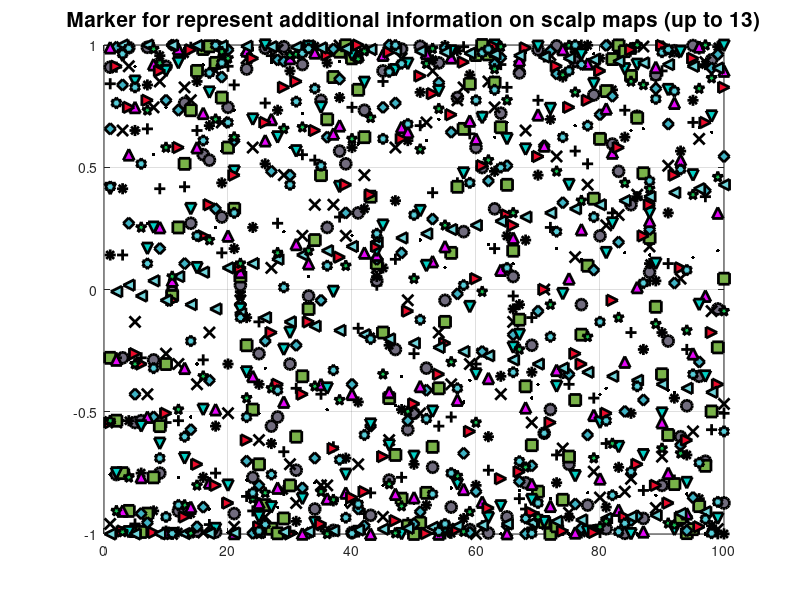

The MATLAB script that drew this image: (Note: this script raises an error after producing the figure.)
clear all
close all
clc

figure
marker_type = {'+','o','*','.','x','s','d','^','v','>','<','p','h'};
t = 1:100;
for i=1:length(marker_type)
    plot(t,sin(i*t),marker_type{i}, 'LineWidth',2, 'MarkerEdgeColor','k',...
                'MarkerFaceColor',[rand rand rand], 'MarkerSize',8);
    hold on
end
grid on
hold off
title('Marker for represent additional information on scalp maps (up to 13)', 'fontSize', 15);


            
figure
ni=6;
ni_colors = colormap(cool(ni));
Y = rand(ni);
h = bar('v6',Y);
for i=1:ni
    %use RGB
    set(h(i),'facecolor',[ni_colors(i,1) ni_colors(i,2) ni_colors(i,3)]);
end
grid on
title('4 INDEPENDENT VARIABLES REPRSENTATION');

%%

%++++++++++++++++++++++ SELECTED OBSERVATION RESULTS ++++++++++++++++++++++
% 1.) DISTRIBUTION AND RELEVANCY OF WORDS ON DATA SAMPLES (SECTION A)
words_line = zeros(1, length(conf_struct.dictionary(1:end/2)));
words_relevancy = sort(conf_struct.words_disc_powers, 'descend'); % Organize relevancies
temp = words_relevancy > 0;                                       % Positios of A relvancies
words_relevancy_A = words_relevancy(temp);                        % Extract positive values
words_relevancy_B = words_relevancy(~temp);                       % Extract negative values
word_A_color = colormap(summer(length(words_relevancy_A)));       % RGB values for positives
word_B_color = colormap(gray(length(words_relevancy_B)));         % RGB values for negatives
plot_legend = cell(1, conf_struct.nwords);

% plot words location accoridng to relevancy
pos = 0;
figure
for i=1:conf_struct.nwords % Going from higher to lower significancy
    
    % Search and plot current word
    word_rank = sum((1:conf_struct.nwords).*(conf_struct.words_disc_powers == words_relevancy(i)));
    word_pos = (conf_struct.dictionary(1:end/2) == word_rank)';
    
    % Chech if the word exists on section and save legend
    if (sum(word_pos) > 0)
        word_percentage = (sum(word_pos)/conf_struct.section_size)*100;
        plot_legend{i} = char(['Word ', num2str(word_rank), ' (',...
            num2str(word_percentage), ' %)' ]);
        words_line(word_pos) = conf_struct.words_disc_powers(word_rank); 
    else
        plot_legend{i} = char(['Word ', num2str(word_rank), ' (missing)']);
        words_line(:) = NaN;         % Assign void
    end
    
    % Extrac and plot the word relevancy
    if ( words_relevancy(i) >= 0)
        plot(words_line, 'Color', [word_A_color(i,1) word_A_color(i,2)...
            word_A_color(i,3)], 'LineWidth', 1);
        hold on
    else
        pos = pos +1;
        plot(words_line, 'Color', [word_B_color(end - (pos - 1),1) word_B_color(end - (pos - 1),2)...
            word_B_color(end - (pos - 1),3)], 'LineWidth', 1);
        hold on
    end
    words_line(:) = 0;
end
axis([0 conf_struct.section_size min(words_relevancy) max(words_relevancy)]);        % Adjust axis
hold off
ylabel(' Words Relevancy', 'FontSize', 16);
xlabel('EEG data sample (time)', 'FontSize', 16);
title(['Words distribution. Mission:  ', ...
    num2str(conf_struct.TX_mission), ', NON-ACTIVE SECTION (',...
    num2str(conf_struct.sec1(1)), '), A'], 'FontSize', 18);
legend(plot_legend, 'location', 'EastOutside');
%---------------------------------------------------------------------------

%%

% 2.) DISTRIBUTION AND RELEVANCY OF WORDS ON DATA SAMPLES (SECTION B)
close all
size = length(conf_struct.dictionary((end/2) +1:end));
conf_struct.words_disc_powers = conf_struct.words_disc_powers .* -1;
words = zeros(1, size)';
marker_type = {'+','o','x','s','d','^','v','>','<','p','h'};
plot_legend = cell(1, conf_struct.nwords);

figure
pos = 1;
for i=1:conf_struct.nwords
  
    temp = (conf_struct.dictionary((end/2) +1:end) == i)';
    words(temp) = conf_struct.words_disc_powers(i);
    words(~temp) = NaN;
    if (conf_struct.words_disc_powers(i) >0 )
        plot(words, marker_type{pos});
        hold on
        pos = pos +1 ;
    else
        plot(words, 'r.');
        hold on
    end
    
    plot_legend{i} = char(['Word ', num2str(i)]);
    words(1:size) = 0;
end
hold off
grid on
legend(plot_legend);
title(' Words relevancy distribution on ACTIVE Section (B)', 'FontSize', 16);
xlabel(' EEG DAta Samples (time)', 'FontSize', 14);
ylabel('Words Relevancy (for current section)', 'FontSize', 14);
grid on
axis([1 length(words) min(conf_struct.words_disc_powers) max(conf_struct.words_disc_powers)+0.5]);
clc


%%

close all
words = zeros(conf_struct.nwords,length(conf_struct.dictionary(1:end/2)));
for i=1:conf_struct.nwords
    temp = conf_struct.dictionary(1:end/2) == i;
    if (conf_struct.words_disc_powers(i) >0 )
        words(i,temp) = conf_struct.words_disc_powers(i);
    else
        words(i,temp) = 0;
    end
end

% remove bad values
temp = words == 0;
words(temp) = NaN;
colors = colormap(hot(conf_struct.nwords));
plot(words)
h = bar('v6', words);
for i=1: conf_struct.nwords
    set(h(i,:), 'facecolor', [colors(i,1) rand(i,2) rand(i,3)]);
end
title(' Words relevancy distribution on NON_ACTIVE Section (A)', 'FontSize', 16);
xlabel(' EEG DAta Samples (time)', 'FontSize', 14);
ylabel('Words Relevancy (for current section)', 'FontSize', 14);
grid on
axis([1 length(words) 1 max(conf_struct.words_disc_powers)]);
clc
PLOT

%%

% 2.) DISTRIBUTION AND RELEVANCY OF WORDS ON DATA SAMPLES (SECTION A)
close all
%size = length(conf_struct.dictionary((end/2) +1:end));
size = length(conf_struct.dictionary(1:end/2));
%conf_struct.words_disc_powers = conf_struct.words_disc_powers .* -1;
words = zeros(1, size)';
words2 = words;
marker_type = {'r+','ro','rx','rs','rd','r^','rv','r>','r<','rp','rh'};
plot_legend = cell(1, conf_struct.nwords);

figure
pos = 1;
for i=1:conf_struct.nwords
  
    %temp = (conf_struct.dictionary((end/2) +1:end) == i)';
    temp = (conf_struct.dictionary(1:end/2) == i)';   
    words(temp)  = conf_struct.words_disc_powers(i);
    words2(temp) = conf_struct.words_disc_powers(i);
    words(~temp) = NaN;
    if (conf_struct.words_disc_powers(i) >0 )
        plot(words, marker_type{pos}, 'LineWidth', 2);
        hold on
        pos = pos +1 ;
    else
        plot(words, '.');
        hold on
    end
    
    plot_legend{i} = char(['Word ', num2str(i)]);
    words(1:size) = 0;
end

grid on
Z = legend(plot_legend);
set(Z, 'Fontsize', 16);
%title(' Words relevancy (ZOOMED) on ACTIVE Section (4)', 'FontSize', 20);
title(' Words relevancy (ZOOMED) on NON-ACTIVE Section (1)', 'FontSize', 20);
xlabel(' EEG DAta Samples (time)', 'FontSize', 20);
ylabel('Words Relevancy (for current section)', 'FontSize', 20);
grid on
axis([1 length(words) min(conf_struct.words_disc_powers) max(conf_struct.words_disc_powers)+0.5]);

temp = words2 ==0;
words2(temp) = NaN;
plot(words2);
hold off
